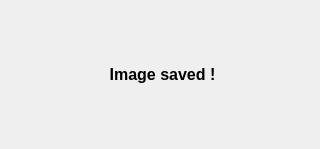
<?xml version="1.0" encoding="UTF-8"?>
<ui version="4.0">
 <class>Dialog</class>
 <widget class="QDialog" name="Dialog">
  <property name="geometry">
   <rect>
    <x>0</x>
    <y>0</y>
    <width>320</width>
    <height>149</height>
   </rect>
  </property>
  <property name="windowTitle">
   <string>Save</string>
  </property>
  <widget class="QLabel" name="label">
   <property name="geometry">
    <rect>
     <x>17</x>
     <y>14</y>
     <width>291</width>
     <height>121</height>
    </rect>
   </property>
   <property name="font">
    <font>
     <family>Microsoft JhengHei UI</family>
     <pointsize>12</pointsize>
     <weight>75</weight>
     <bold>true</bold>
    </font>
   </property>
   <property name="text">
    <string>Image saved !</string>
   </property>
   <property name="alignment">
    <set>Qt::AlignCenter</set>
   </property>
  </widget>
 </widget>
 <resources/>
 <connections/>
</ui>
